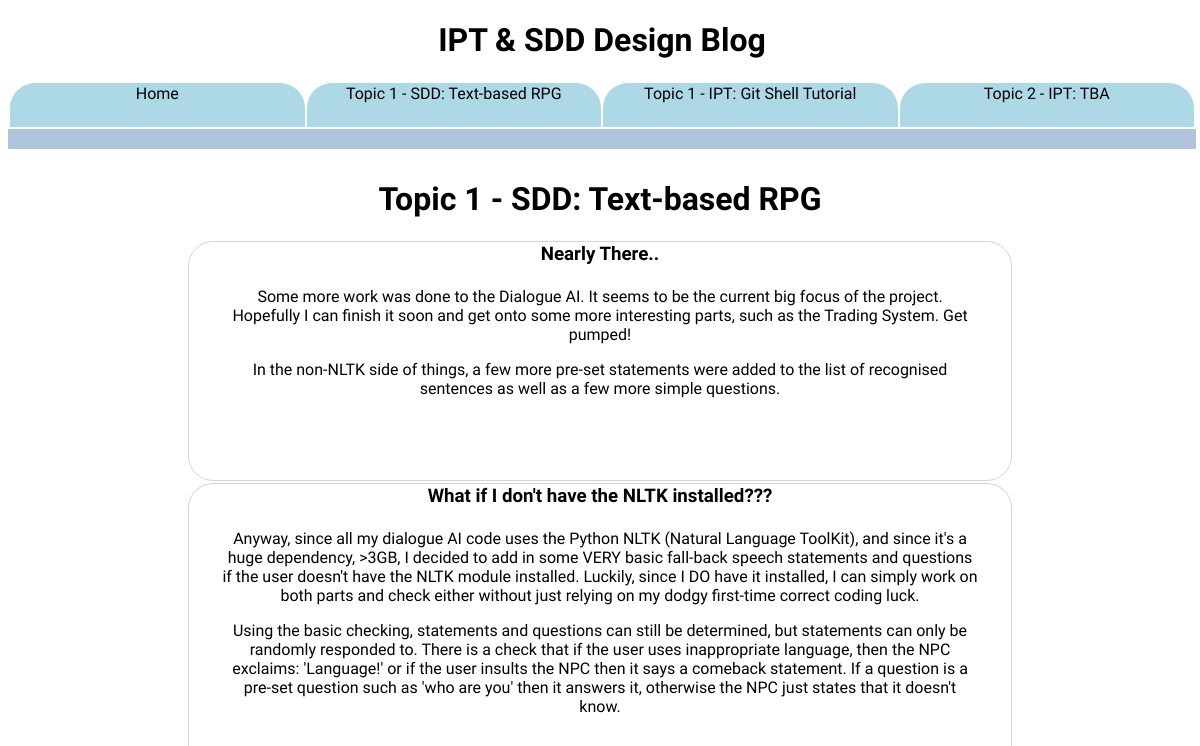
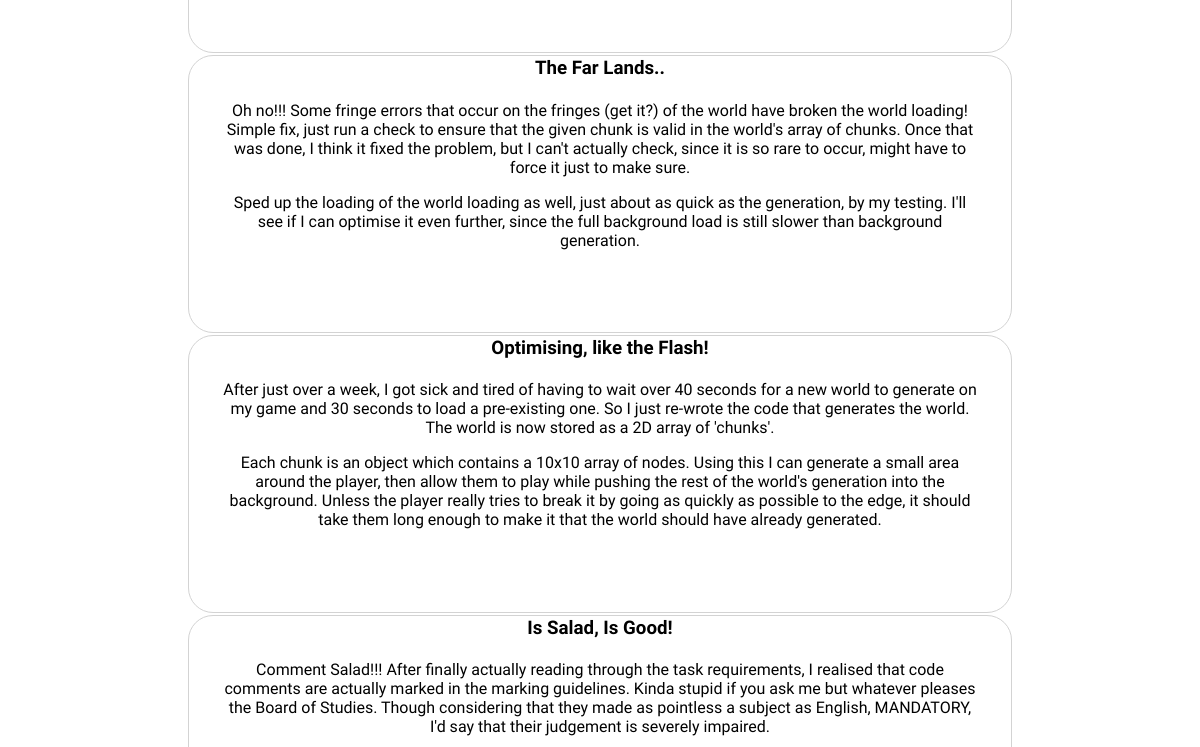
Page /topic/1 (upper part) on the earlier database version (2 pictures, top to bottom).
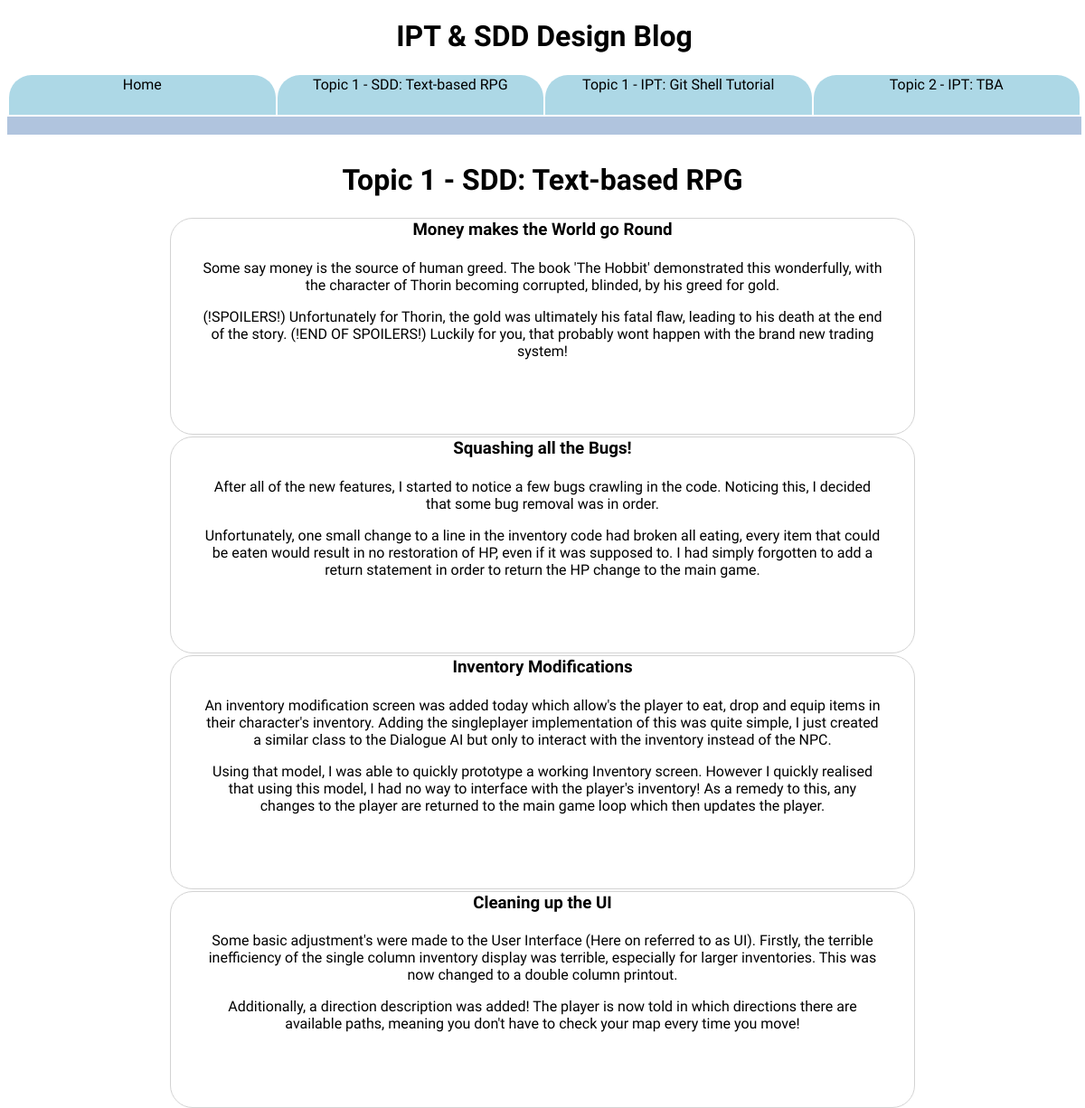
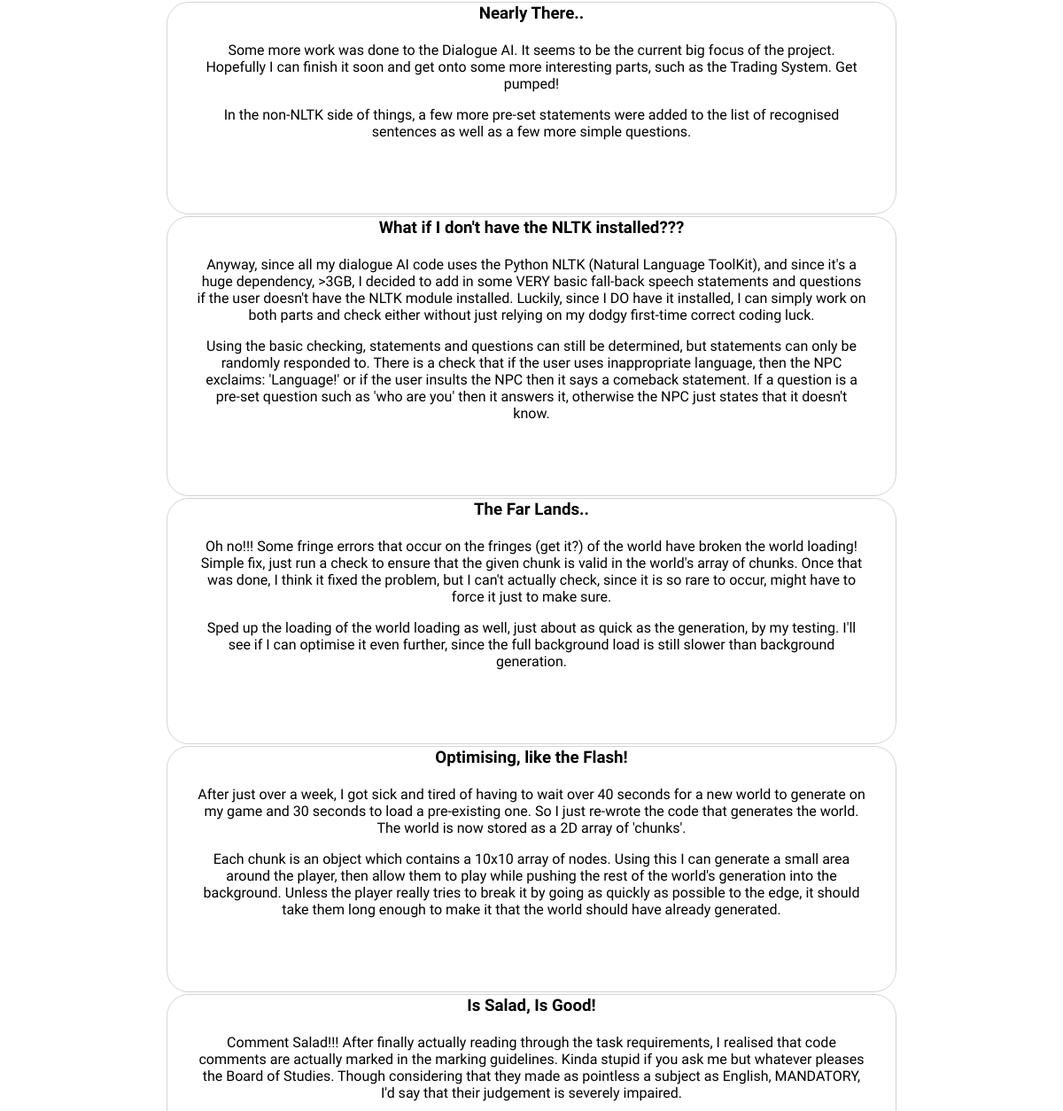
Same page on the later database version (2 pictures, top to bottom).
### tables this page shows
CREATE TABLE topics (
  	id INTEGER NOT NULL,
  	title TEXT NOT NULL,
  	subtitle TEXT NOT NULL,
    created TEXT NOT NULL,
  	PRIMARY KEY (id)
);

CREATE TABLE posts (
  	id INTEGER NOT NULL,
  	topicid INTEGER NOT NULL,
  	title TEXT NOT NULL,
    message TEXT NOT NULL,
    created TIMESTAMP NOT NULL,
    image TEXT NOT NULL,
  	PRIMARY KEY (id),
  	FOREIGN KEY (topicid) REFERENCES topics(id) ON DELETE CASCADE
);

### School_Blog/main.py (the view)
@app.route('/topic/<topic_id>')
def topic_handler(topic_id):
	topic = Topic.get(topic_id)
	posts = Log.get_all(topic_id)
	return render_template('topic_template.html', title=topic.title+': '+topic.subtitle, posts=posts, topic=topic, topics=Topic.get_main_page())

### School_Blog/db.py (called while the page is built)
    @staticmethod
    def get_newest(tid):
        cur.execute('''SELECT * FROM posts WHERE topicid = ? ORDER BY created DESC''', (tid,))
        row = cur.fetchone()
        if row:
            id, tid, title, message, created, image = row
            return Log(eval(message), title, image, tid, id, created)

    @staticmethod
    def get_all(tid):
        logs = []
        cur.execute('''SELECT * FROM posts WHERE topicid = ? ORDER BY created DESC''', (tid,))
        for row in cur:
            id, tid, title, message, created, image = row
            logs.append( Log(eval(message), title, image, tid, id, created) )
        return logs

    @staticmethod
    def get(id):
        cur.execute('''SELECT * FROM topics WHERE id = ? ORDER BY created ASC''', (id,))
        row = cur.fetchone()
        if row:
            id, title, subtitle, date = row
            return Topic(title, subtitle, date, id)
        return None

### School_Blog/templates/topic_template.html (shortened to what this page needs)
<!DOCTYPE html>
<html>
<head>
  <link rel="stylesheet" href="/static/css/main.css">
</head>
<body>
  <div class="header">
    <h1>IPT & SDD Design Blog</h1>
    <table>
      <tr>
        <td>
          <a href="/">Home</a>
        </td>
        {%for t in topics%}
        <td>
          <a href="/topic/{{t.id}}">{{t.title}}: {{t.subtitle}}</a>
        </td>
        {%endfor%}
      </tr>
    </table>
  </div>
  <div id="wide_body_content">
    <h1>{{topic.title}}: {{topic.subtitle}}</h1>
    <table>
    {%for post in posts%}
      <tr>
        <td class="topic">
          <a href="/post/{{post.id}}">
            <h3>{{post.title}}</h3>
            {%for line in post.text%}
              {%if post.text.index(line) < 2%}
                <p>{{line}}</p>
              {%endif%}
            {%endfor%}
          </a>
        </td>
      </tr>
    {%endfor%}
    </table>
  </div>
</body>
</html>

Differences in the rows shown:
added posts: title "Money makes the World go Round", text "Some say money is the source of human greed. The book 'The Hobbit' demonstrated this wonderfully, with the character of Thorin becoming corrupted, blinded, by his greed for gold." "(!SPOILERS!) Unfortunately for Thorin, the gold was ultimately his fatal flaw, leading to his death at the end of the story. (!END OF SPOILERS!) Luckily for you, that probably wont happen with the brand new trading system!"
added posts: title "Squashing all the Bugs!", text "After all of the new features, I started to notice a few bugs crawling in the code. Noticing this, I decided that some bug removal was in order." "Unfortunately, one small change to a line in the inventory code had broken all eating, every item that could be eaten would result in no restoration of HP, even if it was supposed to. I had simply forgotten to add a return statement in order to return the HP change to the main game."
added posts: title "Inventory Modifications", text "An inventory modification screen was added today which allow's the player to eat, drop and equip items in their character's inventory. Adding the singleplayer implementation of this was quite simple, I just created a similar class to the Dialogue AI but only to interact with the inventory instead of the NPC." "Using that model, I was able to quickly prototype a working Inventory screen. However I quickly realised that using this model, I had no way to interface with the player's inventory! As a remedy to this, any changes to the player are returned to the main game loop which then updates the player."
added posts: title "Cleaning up the UI", text "Some basic adjustment's were made to the User Interface (Here on referred to as UI). Firstly, the terrible inefficiency of the single column inventory display was terrible, especially for larger inventories. This was now changed to a double column printout." "Additionally, a direction description was added! The player is now told in which directions there are available paths, meaning you don't have to check your map every time you move!"
